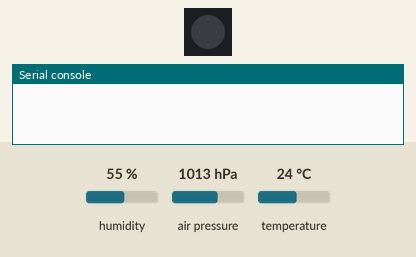
Simulated run of this program. Board: ESP32 board running MicroPython. On the bench: 1 RGB LEDs in strip order, left to right, the last lines printed to the serial console. The inputs (shaded band) are chosen by the test bench; at power-on: humidity 55 %, air pressure 1013 hPa, temperature 24 °C. WiFi joins after 1.5 s; the clock reads 2024-03-15 10:24:30 at power-on unless the program sets it; no MQTT or app messages arrive unless stated; deep sleep restarts the program when it ends.

Above: at 0.1 s.
At 3.6 s:
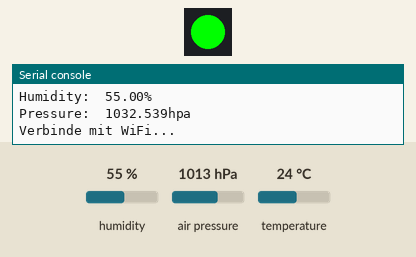
Timing chart, 0 to 6.7 s (numbered marks = the images above):
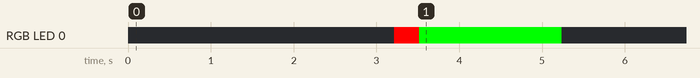

The program:

BME280_MQTT.py
```python
from machine import Pin, SoftI2C, deepsleep
from umqtt.simple import MQTTClient
import network
import neopixel
from utime import sleep, time
import utime
import ntptime
import BME280
from math import pow

# Verbinde dich mit dem WLAN-Netzwerk
wifi_ssid = 'WLANNAME'
wifi_password = 'WLANPW'


# MQTT-Konfiguration
mqtt_server = "mqtt-dashboard.com"
mqtt_topic_temp = "WeatherWear/Temp"
mqtt_topic_airpressure = "WeatherWear/AirPressure"
mqtt_topic_humidity = "WeatherWear/Humidity"
mqtt_topic_timestamp = "WeatherWear/Timestamp"
mqtt_message = "12"

# ESP32 - Pin assignment
BME280Power = Pin(0, Pin.OUT)
BME280Power.value(1)
sleep(3)
NUM_LEDS = 1
# Initialisiere die NeoPixel-LED an GPIO 10
pin = 10
np = neopixel.NeoPixel(Pin(pin), NUM_LEDS)


# Funktion zum Setzen der Farbe der RGB-LED
def set_color(r, g, b):
    np[0] = (r, g, b)
    np.write()


def calculate_sea_level_pressure(P, T, h):
    """
    Berechnet den auf Meereshöhe reduzierten Luftdruck nach einer vereinfachten Formel,
    die die Temperatur berücksichtigt.

    :param P: Gemessener Luftdruck in hPa
    :param T: Temperatur in °C
    :param h: Höhe über dem Meeresspiegel in Metern
    :return: Auf Meereshöhe reduzierter Luftdruck in hPa
    """
    # Temperatur in Kelvin
    T_kelvin = T + 273.15

    # Berechne den Faktor (1 - h / (44330.0 * (1 + T / 273.15)))
    factor = 1 - (h / (44330.0 * (1 + (T / 273.15))))

    # Berechne den Exponenten
    exponent = -5.255

    # Erhebe den Faktor zur Potenz des Exponenten
    adjusted_factor = pow(factor, exponent)

    # Berechnung des auf Meereshöhe reduzierten Drucks
    P0 = P * adjusted_factor

    return P0


# WiFi-Verbindung herstellen
def connect_wifi():
    sta_if = network.WLAN(network.STA_IF)
    if not sta_if.isconnected():
        print('Verbinde mit WiFi...')
        sta_if.active(True)
        sta_if.connect(wifi_ssid, wifi_password)
        while not sta_if.isconnected():
            pass
    print('Verbunden mit WiFi:', sta_if.ifconfig())

# Funktion zum Abrufen der Zeit von einem NTP-Server
def get_time_from_ntp():
    print("Zeit von NTP-Server abrufen...")
    ntptime.settime()  # Setze die Zeit basierend auf der NTP-Server-Antwort
    print("Aktuelle Zeit:", utime.localtime())

# MQTT-Client initialisieren und verbinden
def connect_mqtt():
    global client
    client = MQTTClient("esp32", mqtt_server,keepalive=30)
    client.connect()


# Hauptprogramm
def main():
    try:
        i2c = SoftI2C(scl=Pin(1), sda=Pin(2), freq=10000)
        sleep(0.1)
        bme = BME280.BME280(i2c=i2c)
        sleep(0.1)
        set_color(255,0,0)
        # Nachricht veröffentlichen
        temp = bme.temperature
        sleep(0.1)
        hum = bme.humidity
        sleep(0.1)
        pres = bme.pressure
        print('Pressure1: ', pres)
        pres = float(bme.pressure[:-3]) #hPa entfernen
        pres= calculate_sea_level_pressure(pres,float(temp[:-1]),175)
        pres = str(pres)+'hpa'
        sleep(0.1)
        print('Temperature: ', temp)
        print('Humidity: ', hum)
        print('Pressure: ', pres)
        set_color(0,255,0)

        connect_wifi()
        get_time_from_ntp()
        connect_mqtt()

        # Aktuelle Zeitstempel als Sekunden seit dem 1. Januar 2000 UTC
        current_time = utime.time()
        # Konvertiere die Zeitstempel in eine Struktur
        time_struct = utime.localtime(current_time)
        # Zeit und Datum als String im Format "Jahr-Monat-Tag Stunde:Minute:Sekunde"
        current_datetime_str = "{:04d}-{:02d}-{:02d} {:02d}:{:02d}:{:02d}".format(
            time_struct[0], time_struct[1], time_struct[2],
            time_struct[3], time_struct[4], time_struct[5]
        )

        print('Time: ', current_datetime_str)


        client.publish(mqtt_topic_temp, temp, retain=True, qos=1)
        client.publish(mqtt_topic_airpressure, pres, retain=True, qos=1)
        client.publish(mqtt_topic_humidity, hum, retain=True, qos=1)
        client.publish(mqtt_topic_timestamp, current_datetime_str, retain=True, qos=1)
#            BME280Power.value(0)
        set_color(0,0,0)
        deepsleep(900000)
    except Exception as e:
         # Wenn eine Ausnahme auftritt, führe diesen Block aus
        print("Ein Fehler ist aufgetreten:", e)
        deepsleep(10000) #5 Sekunden


if __name__ == "__main__":
    main()
```

Measured:
- by itself, RGB LED 0: off → RGB(255, 0, 0) at 3.2 s, → RGB(0, 255, 0) 0.30 s later, → off 1.7 s later
